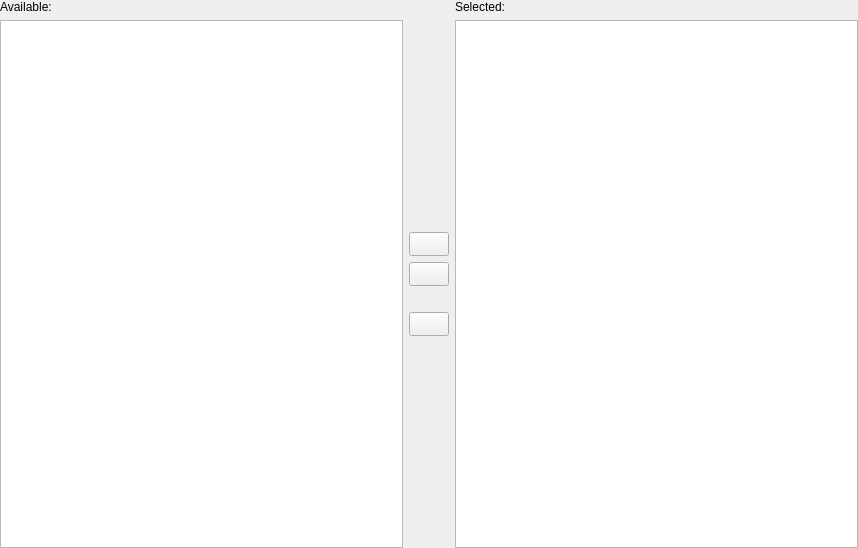
<?xml version="1.0" encoding="UTF-8"?>
<ui version="4.0">
 <class>mtx::gui::Util::SideBySideMultiSelect</class>
 <widget class="QWidget" name="mtx::gui::Util::SideBySideMultiSelect">
  <property name="geometry">
   <rect>
    <x>0</x>
    <y>0</y>
    <width>858</width>
    <height>548</height>
   </rect>
  </property>
  <property name="windowTitle">
   <string notr="true">SideBySideMultiSelect</string>
  </property>
  <layout class="QVBoxLayout" name="verticalLayout">
   <property name="leftMargin">
    <number>0</number>
   </property>
   <property name="topMargin">
    <number>0</number>
   </property>
   <property name="rightMargin">
    <number>0</number>
   </property>
   <property name="bottomMargin">
    <number>0</number>
   </property>
   <item>
    <layout class="QGridLayout" name="gridLayout">
     <item row="0" column="0">
      <widget class="QLabel" name="availableLabel">
       <property name="text">
        <string>Available:</string>
       </property>
      </widget>
     </item>
     <item row="0" column="2">
      <widget class="QLabel" name="selectedLabel">
       <property name="text">
        <string>Selected:</string>
       </property>
      </widget>
     </item>
     <item row="1" column="0">
      <widget class="QListWidget" name="available">
       <property name="minimumSize">
        <size>
         <width>0</width>
         <height>90</height>
        </size>
       </property>
       <property name="editTriggers">
        <set>QAbstractItemView::NoEditTriggers</set>
       </property>
       <property name="selectionMode">
        <enum>QAbstractItemView::ExtendedSelection</enum>
       </property>
       <property name="sortingEnabled">
        <bool>true</bool>
       </property>
      </widget>
     </item>
     <item row="1" column="1">
      <layout class="QVBoxLayout" name="verticalLayout_10">
       <item>
        <spacer name="verticalSpacer_5">
         <property name="orientation">
          <enum>Qt::Vertical</enum>
         </property>
         <property name="sizeHint" stdset="0">
          <size>
           <width>20</width>
           <height>0</height>
          </size>
         </property>
        </spacer>
       </item>
       <item>
        <widget class="QPushButton" name="moveToSelectedButton">
         <property name="minimumSize">
          <size>
           <width>24</width>
           <height>24</height>
          </size>
         </property>
         <property name="text">
          <string/>
         </property>
         <property name="icon">
          <iconset theme="arrow-right"/>
         </property>
        </widget>
       </item>
       <item>
        <widget class="QPushButton" name="moveToAvailableButton">
         <property name="minimumSize">
          <size>
           <width>24</width>
           <height>24</height>
          </size>
         </property>
         <property name="text">
          <string/>
         </property>
         <property name="icon">
          <iconset theme="arrow-left"/>
         </property>
        </widget>
       </item>
       <item>
        <spacer name="verticalSpacer">
         <property name="orientation">
          <enum>Qt::Vertical</enum>
         </property>
         <property name="sizeType">
          <enum>QSizePolicy::Preferred</enum>
         </property>
         <property name="sizeHint" stdset="0">
          <size>
           <width>20</width>
           <height>20</height>
          </size>
         </property>
        </spacer>
       </item>
       <item>
        <widget class="QPushButton" name="revertButton">
         <property name="minimumSize">
          <size>
           <width>24</width>
           <height>24</height>
          </size>
         </property>
         <property name="text">
          <string notr="true"/>
         </property>
         <property name="icon">
          <iconset theme="edit-undo"/>
         </property>
        </widget>
       </item>
       <item>
        <spacer name="verticalSpacer_6">
         <property name="orientation">
          <enum>Qt::Vertical</enum>
         </property>
         <property name="sizeHint" stdset="0">
          <size>
           <width>20</width>
           <height>0</height>
          </size>
         </property>
        </spacer>
       </item>
      </layout>
     </item>
     <item row="1" column="2">
      <widget class="QListWidget" name="selected">
       <property name="minimumSize">
        <size>
         <width>0</width>
         <height>90</height>
        </size>
       </property>
       <property name="selectionMode">
        <enum>QAbstractItemView::ExtendedSelection</enum>
       </property>
       <property name="sortingEnabled">
        <bool>true</bool>
       </property>
      </widget>
     </item>
    </layout>
   </item>
  </layout>
 </widget>
 <resources>
  <include location="../../qt_resources.qrc"/>
 </resources>
 <connections/>
</ui>
